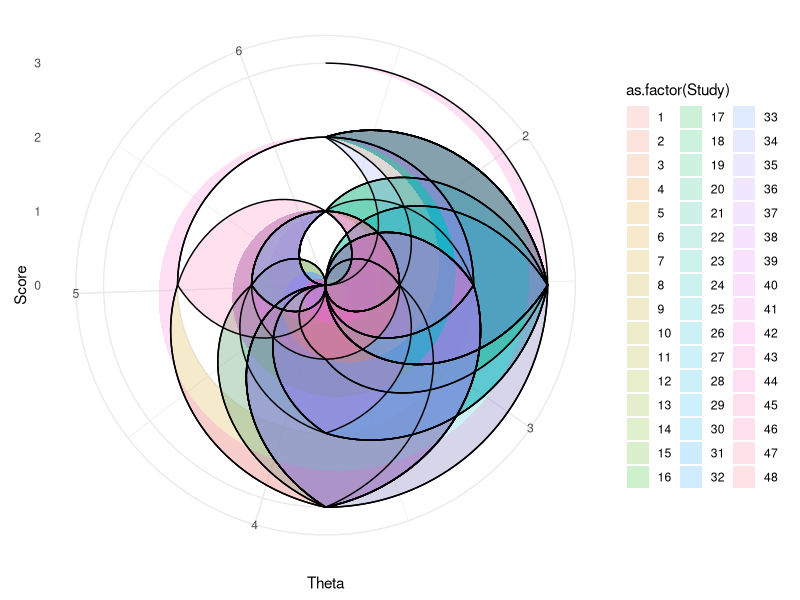
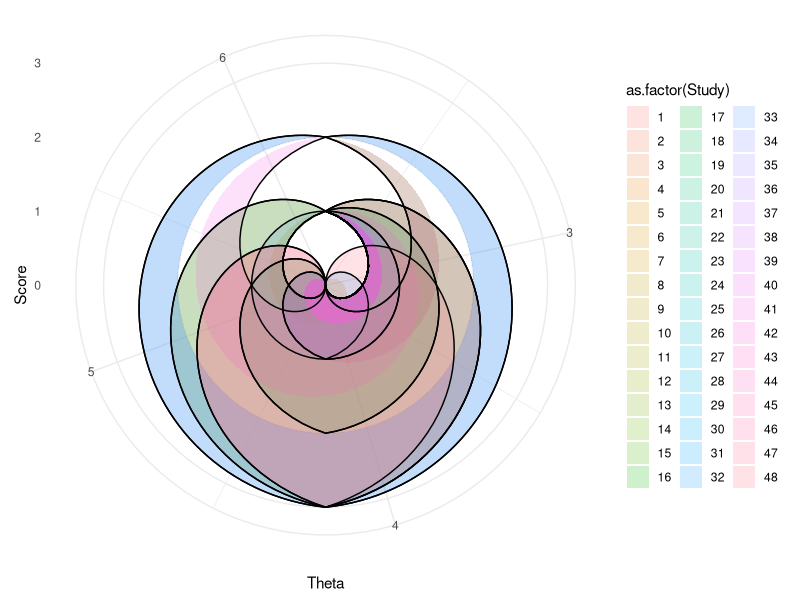
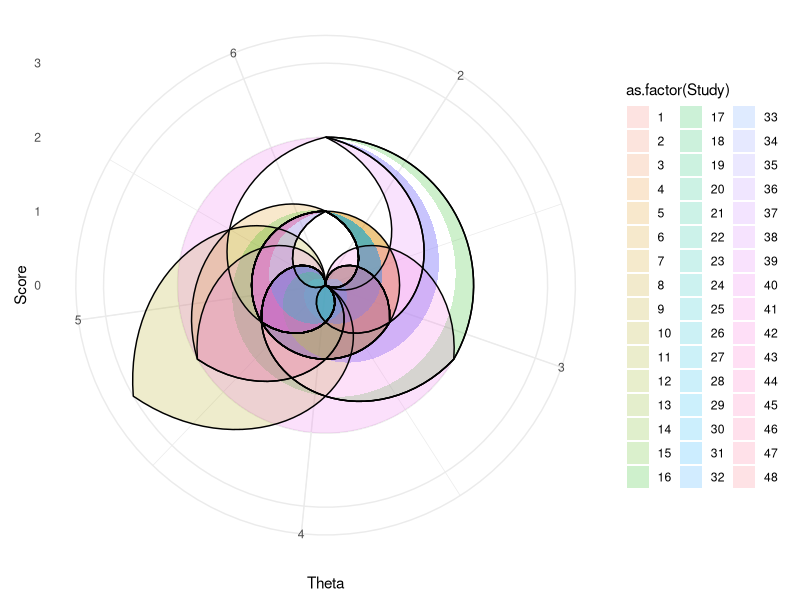
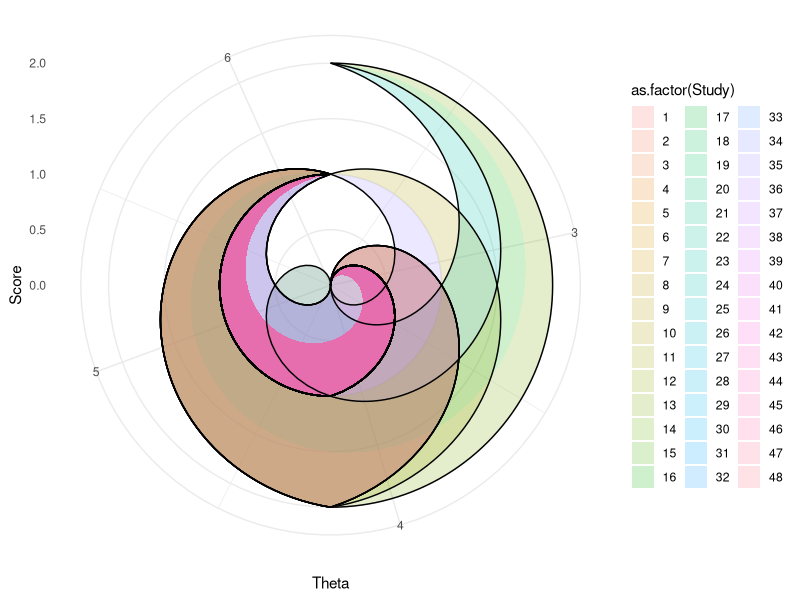

R code for these plots, in order:
# Calculating area inside the line for comparison to other studies
# Author: Nicholas A. Galle
# Affiliation: University of Notre Dame, Dept. of Biological Sciences, Rohr Lab
# Summary: This is code to calculate the area inside the line value at the 
# 50% quantile of studies (median) and 90% quantile of studies across all four 
# model aspects (response, predictor, model building, model evaluation), to make 
# comparisons to other fields. Results in manuscript are presented in Table 2.

# NOTE: Set working directory based on where "Supplement_3.csv" is saved
setwd("")
# Load libraries
library(ggplot2)
library(dplyr)
library(tidyr)

# Load in scores
scores1 <- read.csv("Supplement_3.csv")
Year <- scores1$Year
scores1 <- scores1 %>%
  mutate(across(everything(), ~ recode(.x, 
                                       "Deficient" = 0, 
                                       "Bronze" = 1, 
                                       "Silver" = 2, 
                                       "Gold" = 3)))
scores1 <- scores1[,1:15]
scores1 <- cbind(scores1, Year)
# do it for response variable
scores <- scores1[,1:5]

quantiles <- apply(scores, 2, function(x) {
  list(q50 = quantile(x, 0.50, na.rm = TRUE),
       q90 = quantile(x, 0.90, na.rm = TRUE))
})
# Define angles
n_aspects <- ncol(scores)
angles <- seq(0, 2*pi, length.out = n_aspects + 1)[-1]  # Avoid duplicate 0 and 2*pi
sdm_polar <- scores %>%
  mutate(Study = row_number()) %>%
  pivot_longer(-Study, names_to = "Aspect", values_to = "Score") %>%
  mutate(Theta = rep(angles, times = nrow(scores)))
# Plot radar chart 
ggplot(sdm_polar, aes(x = Theta, y = Score, group = Study)) +
  geom_polygon(aes(fill = as.factor(Study)), alpha = 0.2) +
  geom_line() +
  coord_polar() +
  theme_minimal()
compute_polar_area <- function(theta, r) {
  n <- length(theta)
  sum(r[-1] * r[-n] * sin(diff(theta))) / 2
}

# Calculate AIL
ail_scores <- sdm_polar %>%
  group_by(Study) %>%
  summarize(AIL = compute_polar_area(Theta, Score))
# Normalize AIL to percentage
ail_scores <- ail_scores %>%
  mutate(AIL_percent = (AIL / max(AIL)) * 100)
print(ail_scores)
ail.col <- ail_scores$AIL_percent
ail.sorted <- sort(ail.col)
resp.5 <- quantile(ail.sorted, probs=0.5)
resp.9 <- quantile(ail.sorted, probs=0.9)
# 50% Quantile for Response Variable
resp.5
# 90% Quantile for Response Variable
resp.9

# Now for predictor variable
scores <- scores1[,6:8]
quantiles <- apply(scores, 2, function(x) {
  list(q50 = quantile(x, 0.50, na.rm = TRUE),
       q90 = quantile(x, 0.90, na.rm = TRUE))
})
# Define angles 
n_aspects <- ncol(scores)
angles <- seq(0, 2*pi, length.out = n_aspects + 1)[-1]  # Avoid duplicate 0 and 2*pi
sdm_polar <- scores %>%
  mutate(Study = row_number()) %>%
  pivot_longer(-Study, names_to = "Aspect", values_to = "Score") %>%
  mutate(Theta = rep(angles, times = nrow(scores)))
# Plot radar chart
ggplot(sdm_polar, aes(x = Theta, y = Score, group = Study)) +
  geom_polygon(aes(fill = as.factor(Study)), alpha = 0.2) +
  geom_line() +
  coord_polar() +
  theme_minimal()
compute_polar_area <- function(theta, r) {
  n <- length(theta)
  sum(r[-1] * r[-n] * sin(diff(theta))) / 2
}
# Calculate AIL for each study
ail_scores <- sdm_polar %>%
  group_by(Study) %>%
  summarize(AIL = compute_polar_area(Theta, Score))
# Normalize AIL to percentage
ail_scores <- ail_scores %>%
  mutate(AIL_percent = (AIL / max(AIL)) * 100)
print(ail_scores)
ail.col <- ail_scores$AIL_percent
ail.sorted <- sort(ail.col)
preds.5 <- quantile(ail.sorted, probs=0.5)
preds.9 <- quantile(ail.sorted, probs=0.9)
# 50% Quantile for predictor variable
preds.5
# 90% quantile for predictor variable
preds.9


# Do it for model building 
scores <- scores1[,9:12]
quantiles <- apply(scores, 2, function(x) {
  list(q50 = quantile(x, 0.50, na.rm = TRUE),
       q90 = quantile(x, 0.90, na.rm = TRUE))
})
# Define angles
n_aspects <- ncol(scores)
angles <- seq(0, 2*pi, length.out = n_aspects + 1)[-1]  # Avoid duplicate 0 and 2*pi
sdm_polar <- scores %>%
  mutate(Study = row_number()) %>%
  pivot_longer(-Study, names_to = "Aspect", values_to = "Score") %>%
  mutate(Theta = rep(angles, times = nrow(scores)))
# Plot radar chart 
ggplot(sdm_polar, aes(x = Theta, y = Score, group = Study)) +
  geom_polygon(aes(fill = as.factor(Study)), alpha = 0.2) +
  geom_line() +
  coord_polar() +
  theme_minimal()
compute_polar_area <- function(theta, r) {
  n <- length(theta)
  sum(r[-1] * r[-n] * sin(diff(theta))) / 2
}
# Calculate AIL for each study
ail_scores <- sdm_polar %>%
  group_by(Study) %>%
  summarize(AIL = compute_polar_area(Theta, Score))
# Normalize AIL to percentage
ail_scores <- ail_scores %>%
  mutate(AIL_percent = (AIL / max(AIL)) * 100)
print(ail_scores)
ail.col <- ail_scores$AIL_percent
ail.sorted <- sort(ail.col)
build.5 <- quantile(ail.sorted, probs=0.5)
build.9 <- quantile(ail.sorted, probs=0.9)
# 50% quantile for model building
build.5
# 90% quantile for model building
build.9


# Finally for model evaluation 
scores <- scores1[,13:15]
quantiles <- apply(scores, 2, function(x) {
  list(q50 = quantile(x, 0.50, na.rm = TRUE),
       q90 = quantile(x, 0.90, na.rm = TRUE))
})

# Define angles 
n_aspects <- ncol(scores)
angles <- seq(0, 2*pi, length.out = n_aspects + 1)[-1]  # Avoid duplicate 0 and 2*pi
sdm_polar <- scores %>%
  mutate(Study = row_number()) %>%
  pivot_longer(-Study, names_to = "Aspect", values_to = "Score") %>%
  mutate(Theta = rep(angles, times = nrow(scores)))
# Plot radar chart
ggplot(sdm_polar, aes(x = Theta, y = Score, group = Study)) +
  geom_polygon(aes(fill = as.factor(Study)), alpha = 0.2) +
  geom_line() +
  coord_polar() +
  theme_minimal()
compute_polar_area <- function(theta, r) {
  n <- length(theta)
  sum(r[-1] * r[-n] * sin(diff(theta))) / 2
}
# Calculate AIL 
ail_scores <- sdm_polar %>%
  group_by(Study) %>%
  summarize(AIL = compute_polar_area(Theta, Score))
# Normalize AIL to percentage
ail_scores <- ail_scores %>%
  mutate(AIL_percent = (AIL / max(AIL)) * 100)
print(ail_scores)
ail.col <- ail_scores$AIL_percent
ail.sorted <- sort(ail.col)
eval.5 <- quantile(ail.sorted, probs=0.5)
eval.9 <- quantile(ail.sorted, probs=0.9)
# 50% quantile for model evaluation
eval.5
# 90% quantile for model evaluation
eval.9

# all together
resp.5
resp.9
preds.5
preds.9
build.5
build.9
eval.5
eval.9


